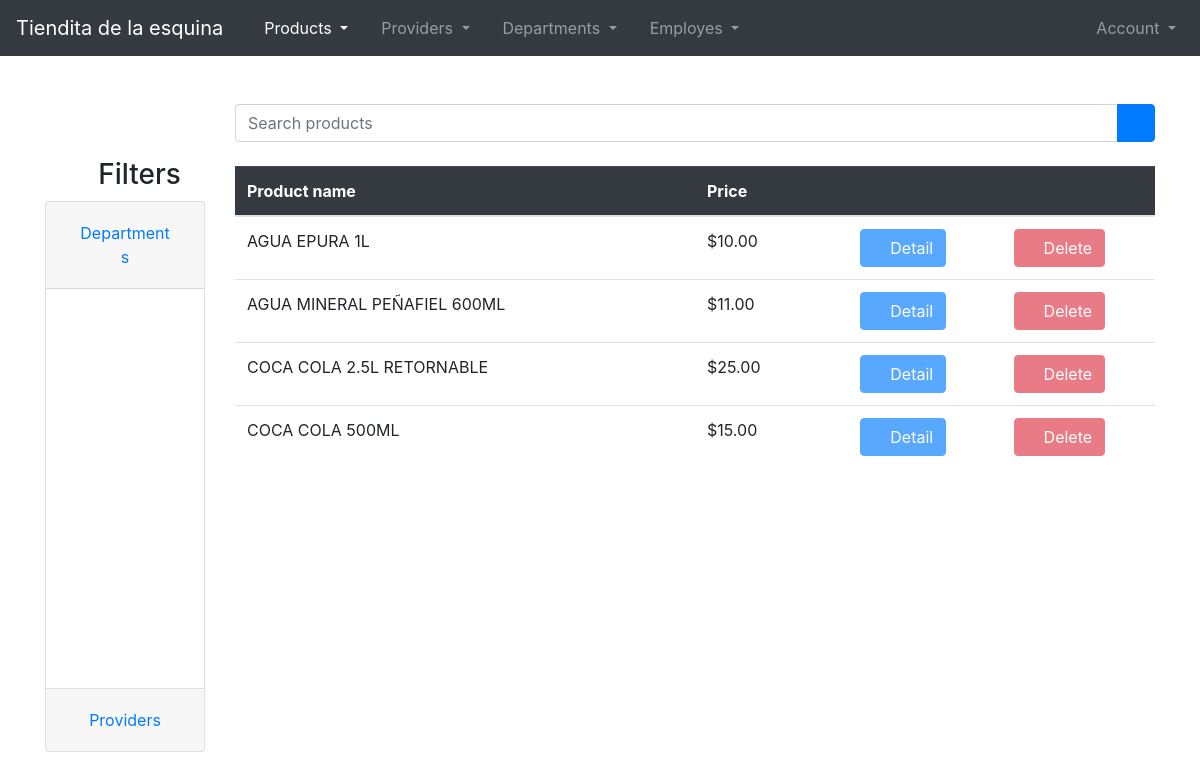
Page /show-all-products/ (signed in) on the earlier database version.
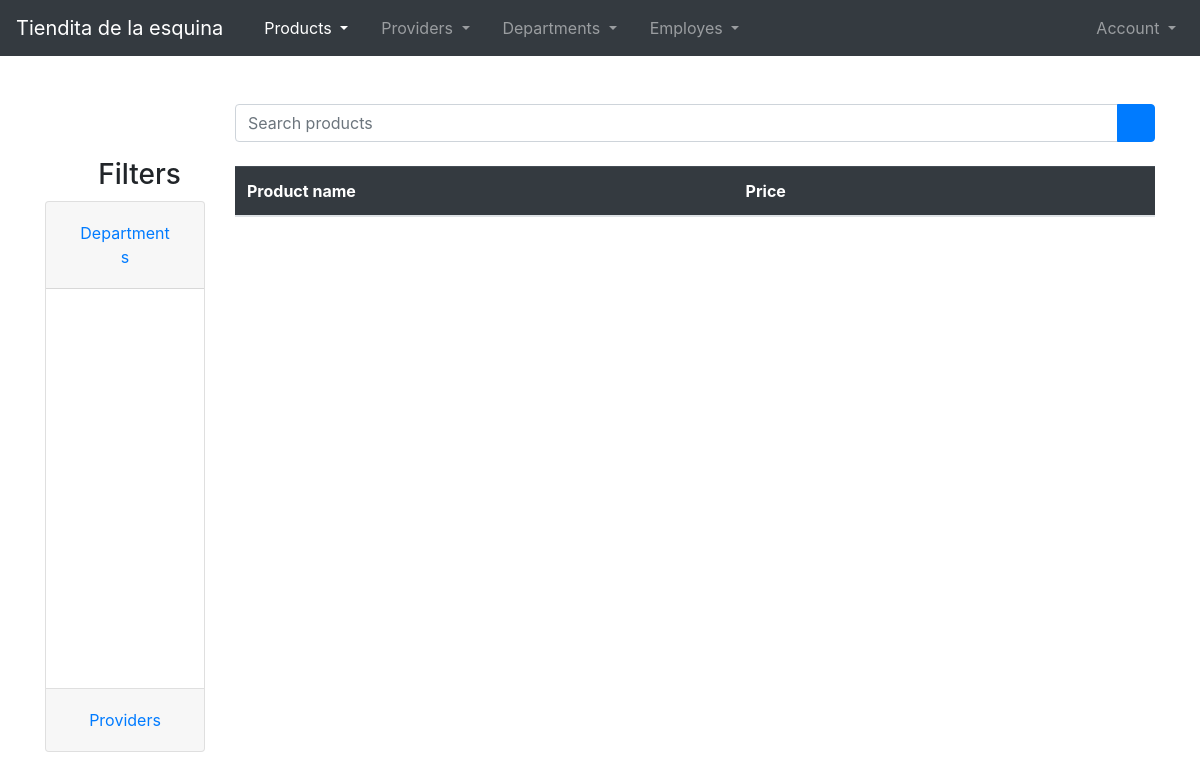
Same page on the later database version.
### Products/models.py (models this page shows)
class Product( models.Model ):
    productname = models.CharField(max_length = 150, blank = False, null = False)
    productdescription = models.CharField(max_length = 500, blank = True, null = True)
    productid = models.CharField(max_length = 50, blank = False, null = False)
    productprice = models.DecimalField(max_digits = 12, decimal_places = 2, blank = False, null = False, default = 0.0)
    department = models.ForeignKey(Department, on_delete = models.CASCADE, blank = False, null = False)
    provider = models.ForeignKey(Provider, on_delete = models.CASCADE, blank = False, null = False)

### Products/views.py (the view)
# urls.py: path('show-all-products/', views.ShowproductsListView.as_view(), name = 'showproductspage'),
class ShowproductsListView( ListView ): #show product view and return objects
    template_name = 'showproducts.html'
    queryset = Product.objects.all().order_by('productname')
    def get_context_data(self, **kwargs):
        context =  super().get_context_data(**kwargs)
        context['nameOfApplication'] = NAME_OF_PROJECT
        return context

### project.py (called while the page is built)
def NAME_OF_PROJECT():
    return 'Tiendita de la esquina'

### Products/templates/showproducts.html (shortened to what this page needs)
{% extends 'shared/body.html' %}
{% block content %}
<div class="col-12 col-sm-12 col-md-8 col-lg-10 col-xl-10 offset-md-4 offset-lg-2 offset-xl-2">
    <form action="{% url 'Products:search' %}">
        <div class="input-group mb-3">
            <input name="key" type="text" class="form-control" placeholder="Search products">
            <div class="input-group-append">
                <button type="submit" class="btn btn-primary input-group">
                    <i class="bi bi-search"></i>
                </button>
            </div>
        </div>
    </form>
</div>
<div class="col-12 col-sm-12 col-md-4 col-lg-2 col-xl-2">
    <div class="row">
        <div class="col-12">
            <center>
                <h3>
                    <i class="bi bi-funnel"></i>
                    Filters
                </h3>
            </center>
        </div>
        <div class="col-12">
            <div class="accordion" id="accordionExample">
                <div class="card">
                    <div class="card-header" id="headingOne">
                        <h2 class="mb-0">
                            <button class="btn btn-link btn-block text-left" type="button" data-toggle="collapse" data-target="#collapseOne" aria-expanded="true" aria-controls="collapseOne">
                                <center>Departments</center>
                            </button>
                        </h2>
                    </div>
                    <div id="collapseOne" class="collapse show" aria-labelledby="headingOne" data-parent="#accordionExample">
                        <div class="card-body" style="height: 400px; overflow-y: scroll;">
                        </div>
                    </div>
                </div>
                <div class="card">
                    <div class="card-header" id="headingTwo">
                        <h2 class="mb-0">
                            <button class="btn btn-link btn-block text-left collapsed" type="button" data-toggle="collapse" data-target="#collapseTwo" aria-expanded="false" aria-controls="collapseTwo">
                                <center>Providers</center>
                            </button>
                        </h2>
                    </div>
                </div>
            </div>
        </div>
    </div>
</div>
<div class="col-12 col-sm-12 col-md-8 col-lg-10 col-xl-10">
    <div class="row">
        <div class="col-12">
            <div class="row">
                <div class="col-12 mt-2">
                    <div class="table-responsive">
                        <table class="table">
                            <thead class="table-dark">
                                <tr>
                                    <th scope="col">Product name</th>
                                    <th scope="col">Price</th>
                                    <th scope="col"></th>
                                    <th scope="col"></th>
                                </tr>
                            </thead>
                            <tbody>
                                {% for products in object_list %}
                                <tr class>
                                    <td class="col-6">{{ products.productname }}</td>
                                    <td class="col-2">${{ products.productprice }}</td>
                                    <td class="col-2">
                                        <button class="btn btn-primary" disabled>
                                            <i class="bi bi-list"></i>
                                            Detail
                                        </button>
                                    </td>
                                    <td class="col-2">
                                        <button class="btn btn-danger" disabled>
                                            <i class="bi bi-trash"></i>
                                            Delete
                                        </button>
                                    </td>
                                </tr>
                                {% endfor %}
                            </tbody>
                        </table>
                    </div>
                </div>
            </div>
        </div>
    </div>
</div>
{% endblock %}

### templates/shared/body.html (shortened to what this page needs)
{% load static %}
<!DOCTYPE html>
<html lang="en">
    <head>
        <link rel="stylesheet" href="{% static 'CSS/bootstrap.min.css' %}">
        <link rel="stylesheet" href="{% static 'Images/Icons/bootstrap-icons.css' %}">
    </head>
    <body>
        <header>{% include 'shared/nav.html' %}
        </header>
        <main>
            <div class="container">
                <div class="row mt-5 mb-5">
                    {% block content %}
                    {% endblock %}
                </div>
            </div>
        </main>
    </body>
</html>

### templates/shared/nav.html (shortened to what this page needs)
{% url 'Products:showproductspage' as showproductspage %}
{% url 'Products:addproductspage' as addproductspage %}
{% url 'Providers:showproviderspage' as showproviderspage %}
{% url 'Providers:addproviderpage' as addproviderpage %}
{% url 'Departments:showdeppartmentspage' as showdeppartmentspage %}
{% url 'Departments:adddeppartmentpage' as adddeppartmentpage %}
{% url 'Employes:showemployespage' as showemployespage %}
{% url 'Employes:addemployespage' as addemployespage %}
{% url 'Accounts:settingspage' as settingspage %}
<nav class="navbar navbar-expand-lg navbar-dark bg-dark">
    <a class="navbar-brand" href="{% url 'homepage' %}">{{ nameOfApplication }}</a>
    <div class="collapse navbar-collapse" id="navbarSupportedContent">
        {% if user.is_authenticated %}
            <ul class="navbar-nav mr-auto">
                <li class="nav-item dropdown">
                    <a class="nav-link dropdown-toggle {% if request.path == showproductspage or request.path == addproductspage %}active{% endif %}" href="#" id="navbarDropdown" role="button" data-toggle="dropdown" aria-haspopup="true" aria-expanded="false">
                        <i class="bi bi-box"></i>
                        Products
                    </a>
                </li>
                <li class="nav-item dropdown">
                    <a class="nav-link dropdown-toggle " href="#" id="navbarDropdown" role="button" data-toggle="dropdown" aria-haspopup="true" aria-expanded="false">
                        <i class="bi bi-people"></i>
                        Providers
                    </a>
                </li>
                <li class="nav-item dropdown">
                    <a class="nav-link dropdown-toggle " href="#" id="navbarDropdown" role="button" data-toggle="dropdown" aria-haspopup="true" aria-expanded="false">
                        <i class="bi bi-card-list"></i>
                        Departments
                    </a>
                </li>
                <li class="nav-item dropdown">
                    <a class="nav-link dropdown-toggle " href="#" id="navbarDropdown" role="button" data-toggle="dropdown" aria-haspopup="true" aria-expanded="false">
                        <i class="bi bi-file-person"></i>
                        Employes
                    </a>
                </li>
            </ul>
            <ul class="navbar-nav ml-auto">
                <li class="nav-item dropdown">
                    <a class="nav-link dropdown-toggle {% if request.path == settingspage %}active{% endif %}" href="#" id="navbarDropdown" role="button" data-toggle="dropdown" aria-haspopup="true" aria-expanded="false">
                        <i class="bi bi-person-fill"></i>
                        Account
                    </a>
                </li>
            </ul>
        {% endif %}
    </div>
</nav>

Differences in the rows shown:
removed Product: productname "AGUA EPURA 1L", productprice "10.00"
removed Product: productname "AGUA MINERAL PEÑAFIEL 600ML", productprice "11.00"
removed Product: productname "COCA COLA 2.5L RETORNABLE", productprice "25.00"
removed Product: productname "COCA COLA 500ML", productprice "15.00"
